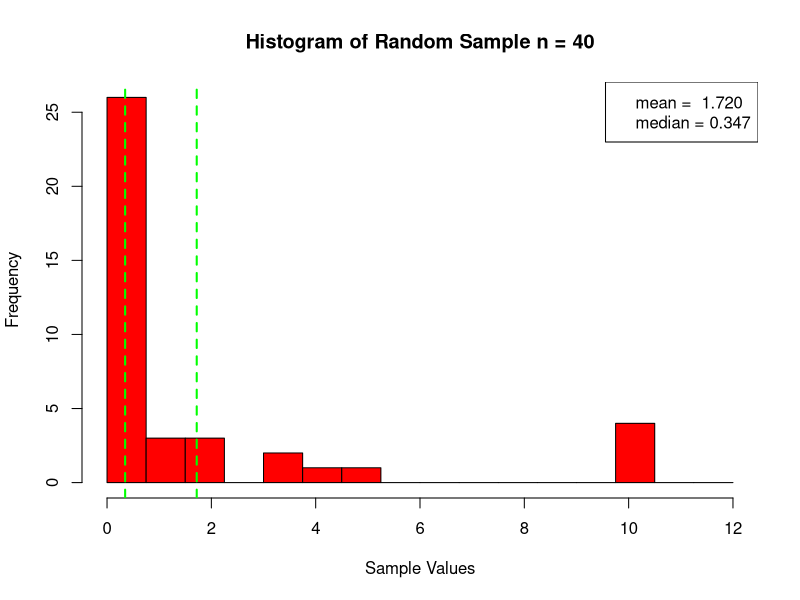
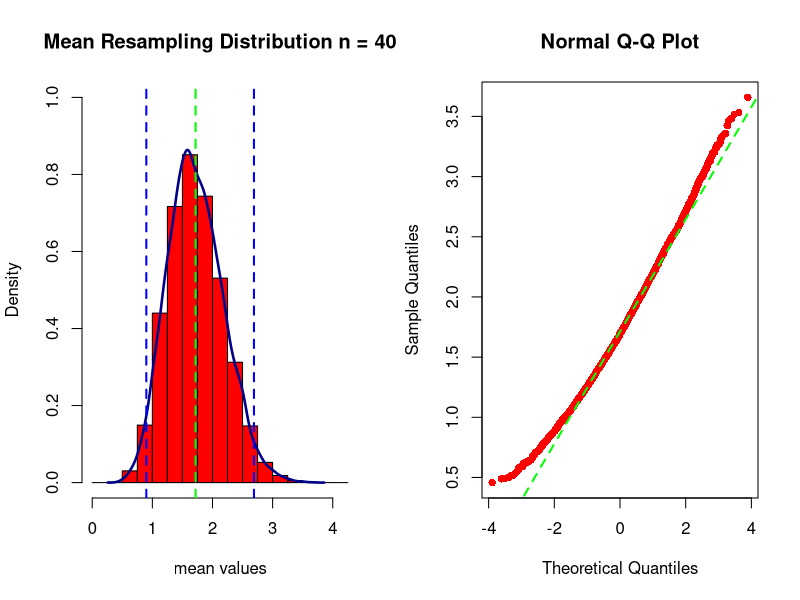
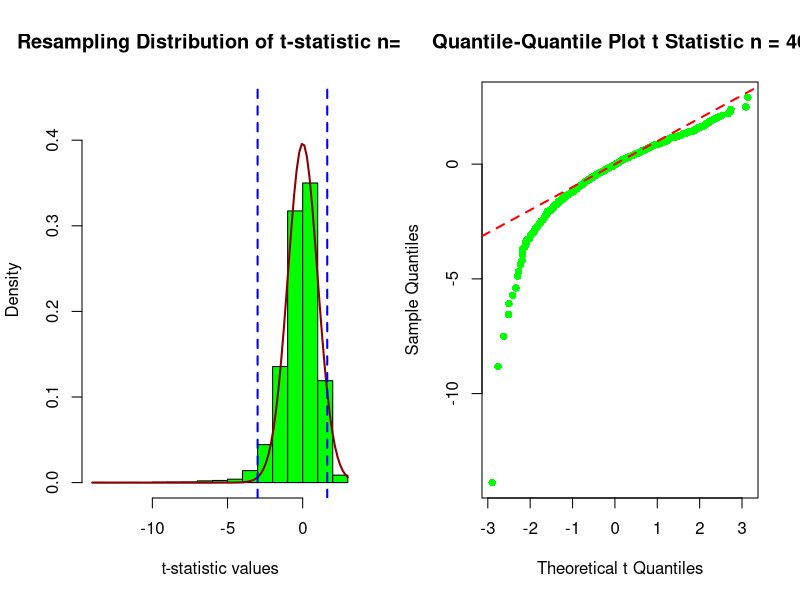

Recreate these plots in R, in order.
# This program gives bootstrapping illustrations in support of the third extra
# credit problem.  The vector z contains a random sample of 40 observations based 
# upon the distribution presented in the publication by Lumley, Diehr, Emerson and Chen.

# For the parent population, the mean is 1.458 and the standard deviation is 2.379.
# The parent population distribution is highly right skewed with extreme outliers.
# The objective of bootstrapping is to estimate a confidence interval for the
# population parameters based on a sample.  In this demo we will use the random 
# sample z to determine an interval estimate for the mean value.

z <- c(0.089, 0.359, 1.738, 0.086, 0.398, 9.800, 0.081, 0.177, 0.925, 1.890, 0.139,
       9.767, 1.141, 9.881, 0.209, 0.176, 0.335, 0.196, 0.030, 1.674, 0.079, 4.612,
       1.196, 0.508, 0.656, 0.167, 0.018, 0.176, 4.448, 0.329, 0.450, 0.282, 0.62,
       0.003, 3.026, 0.071, 3.252, 9.773, 0.008, 0.015)

mx <-  mean(z)
mx 
sdx <- sd(z)
sdx
median(z)

# We first provide a histogram of the sample data.

cells <- seq(from = 0, to = 12.0, by= 0.75)
hist(z, breaks = cells, main = "Histogram of Random Sample n = 40", xlab = "Sample Values",
     col = "red")
abline(v = mx, col = "green", lwd = 2, lty = 2)
abline(v = median(z), col = "green", lwd = 2, lty = 2)
legend("topright", legend = c("mean =  1.720","median = 0.347"))

# These data are used for bootstrapping.  10,000 random samples with replacement are
# drawn.  The mean, standard deviation and t statistic are calculated for each.  The
# approach shown below illustrates the basic concept behind bootstrapping.  There
# have been a number of enhancements developed over the years to improve upon this
# process.  The "boot" package provides some of these.

set.seed(1237)
m <-numeric(0)
t.m <- numeric(0)
N <- 10000

n <- 40
for (i in 1:N)
{
  w <- sample(z, n, replace = TRUE)
  m[i] <- mean(w)
  stder <- sd(w)/sqrt(n)
  t.m[i] <- (mean(w)-mx)/(stder)
}
summary(m)  # The vector m provides a sampling distribution for the sample mean.

# The percentile bootstrap method determines quantiles from the distribution of
# sample averages generated above.  These quantiles form a confidence interval
# for the population mean.

par(mfrow = c(1,2))
cells <- seq(0.0, 4.25, by = 0.25)
hist(m, main = "Mean Resampling Distribution n = 40", breaks = cells,
     freq  = FALSE, col = "red", xlab = "mean values", ylim = c(0, 1.0))
lines(density(m), lwd=2.5, col = "darkblue")
abline(v= quantile(m, probs = 0.025), col = "blue", lwd = 2, lty = 2)
abline(v= quantile(m, probs = 0.975), col = "blue", lwd = 2, lty = 2)
abline(v= mx, col = "green", lwd = 2, lty = 2)
qqnorm(m, col = "red", pch = 16)
qqline(m, col = "green", lwd = 2, lty = 2)
par(mfrow = c(1,1))

# The blue dotted lines show the endpoints of the 95% confidence interval determined
# using the quantile() function shown below.  The normal QQ plot reveals the
# distribution departs from normality due to the skewing in the data.  The parent
# population is skewed which is the reason for this.  Bootstrapping provides more
# realistic quantile estimates for confidence interval construction.

round(c(quantile(m, probs = c(0.025)), quantile(m, probs = c(0.975))), digits = 2)

# Note that this confidence interval includes the population mean value.

# Another bootstrap method uses the t-statistic.  Similarly to the above, quantiles
# are determined from the simulated sampling distribution for the t-statistic.  
# These are used to form a confidence interval using the t-statistic formula.  
# Skewing in the sampling distribution is a consequence of the skewing in the sample. 
# Bootstrapping provides a way to arrive at realistic quantiles for the t statistic
# which will differ from traditional t statistic quantiles that are determined
# based upon the assumption of normality.

summary(t.m)

x <- seq(-4, 4,0.1)
par(mfrow = c(1,2))
hist(t.m, main = "Resampling Distribution of t-statistic n=40", breaks = "Sturges",
     ylim = c(0, 0.45), prob = TRUE, col = "green", xlab = "t-statistic values")
curve(dt(x, df=39),add=TRUE, col= "darkred", lwd = 2)
abline(v= quantile(t.m, probs = 0.025), col = "blue", lwd = 2, lty = 2)
abline(v= quantile(t.m, probs = 0.975), col = "blue", lwd = 2, lty = 2)

qqplot(rt(1000, df = 39),t.m, xlab = "Theoretical t Quantiles", ylab = "Sample Quantiles",
       main = "Quantile-Quantile Plot t Statistic n = 40", 
       col = "green", pch = 16)
abline(0,1,col="red", lty = 2, lwd = 2)
par(mfrow = c(1,1))

# Quantiles for a 95% confidence interval are determined, and these are used with 
# the t-statistic formula to determine confidence interval endpoints.  Typically the
# confidence interval from this method is wider than the percentile bootstrap
# method.  The t-statistic approach compensates better for skewing involved in the
# original distribution.  Intervals determined this way have been shown in practice
# to be superior to the traditional t-statistic which assumes normality.  The
# confidence interval so determined includes the population mean value.

Q1 <- quantile(t.m, prob = c(0.025), names = FALSE)
Q2 <- quantile(t.m, prob = c(0.975), names = FALSE)
c(Q1, Q2)
round(c(mx - Q2*(sdx/sqrt(n)), mx - Q1*(sdx/sqrt(n))), digits = 2)
      
# Confidence intervals using the classical t-statistic reveal how the normality
# assumption affects the resulting confidence interval.  Bootstrapping is a better
# choice when faced with asymmetric non-normality.

t.test(z, alternative = c("two.sided"), mu = 0, conf.level = 0.95)

# All three confidence intervals contain the population mean value, however they
# differ.  Note that the bootstrap results are shifted to the right compared to the
# traditional t statistic results.  When this happens, due to the skewing of the
# sample data (and the underlying parent population distribution), the bootstrap
# results are preferred.  From another perspective, if all three methods are in 
# agreement, then the traditional t statistic method results have been confirmed.

##The "boot" Package

# The "boot" package has broad applicability and will be used here.  It is 
# discussed in Kabacoff Section 12.6 Pages 292-298 with examples.  Using it
# requires a little study.  

# For this example, the "boot" package requires a function to return the sample
# mean value for each individual resample drawn.  Depending on the parameter being
# estimated, this function would change.  If the variance is of interest, the 
# function would return that value.  Be sure to install the boot package.

library(boot)

set.seed(1237)

f <- function(data, i){
  d <- data[i]
  return(mean(d))
}

# The user-defined function above is substituted in boot() with z and a number  
# of samples are drawn with replacement.  The confidence bounds follow. The boot
# package has a variety of options for determining confidence intervals.  See
# boot.ci() for example shown below with the percentile option.  The different
# computational options may produce slightly different results depending on 
# the number of samples drawn during bootstrapping.  Confidence intervals are 
# determined in two ways using the results from boot().


results <- boot(data=z, statistic=f, R=10000)
round(quantile(results$t,c(0.025, 0.975)), digits=2) 

interval <- boot.ci(results, conf=0.95, type="perc")
round(c(interval$perc[4],interval$perc[5]), digits=2)

# If the bootstrap-t procedure is of interest, "boot" may be used to determine
# the quantiles needed for the t-statistic.  The function is more involved. Note below.

library(boot)
set.seed(1237)

mx <- mean(z)
n <- length(z)

f <- function(data, i){
  mx <- mean(data)
  n <- length(data)
  d <- data[i]
  return((mean(d)-mx)/(sd(d)/sqrt(n)))
}

results <- boot(data=z, statistic=f, R=10000)
round(quantile(results$t,c(0.025, 0.975)), digits=2) 

# The "boot" package provides considerable capability for bootstrapping. Using 
# it requires study.  Other discussions are given at 
# http://www.ats.ucla.edu/stat/r/faq/boot.htm and
# http://www.statmethods.net/advstats/bootstrapping.html.


Q1 <- quantile(results$t, prob = c(0.025), names = FALSE)
Q2 <- quantile(results$t, prob = c(0.975), names = FALSE)
c(Q1, Q2)
round(c(mx - Q2*(sdx/sqrt(n)), mx - Q1*(sdx/sqrt(n))), digits = 2)

Q1 <- quantile(t.m, prob = c(0.025), names = FALSE)
Q2 <- quantile(t.m, prob = c(0.975), names = FALSE)
c(Q1, Q2)
round(c(mx - Q2*(sdx/sqrt(n)), mx - Q1*(sdx/sqrt(n))), digits = 2)
